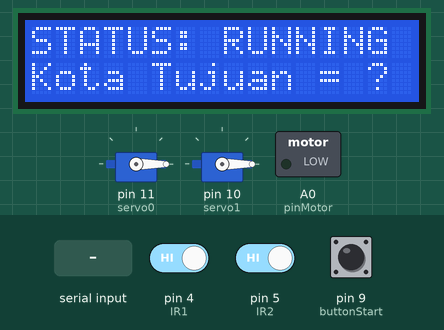
A sketch run on a simulated Arduino Uno, built with avr-gcc and run on an emulated ATmega328P. Parts: 16×2 character LCD, 2 × servo, switched loads named in the sketch (green lamp = pin HIGH). The test bench sets the inputs (shaded band); at power-on: pin 4 (IR1) HIGH, pin 5 (IR2) HIGH, pin 9 (buttonStart) HIGH. What the sketch prints to the serial monitor is not drawn.

Above: at 2.7 s.
2.8 s: "A\n" received over the second serial link
At 3.2 s:
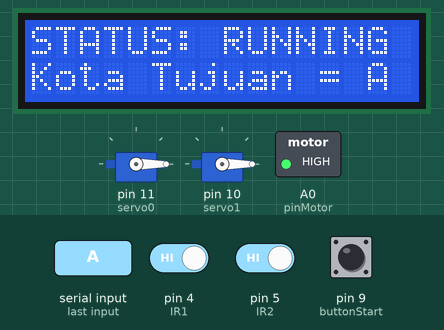
4.3 s: pin 4 (IR1) driven LOW
At 5.2 s:
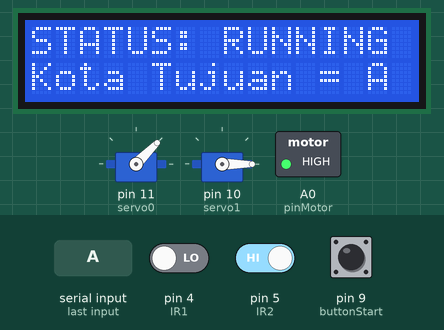
8.8 s: "B\n" received over the second serial link
At 9.4 s:
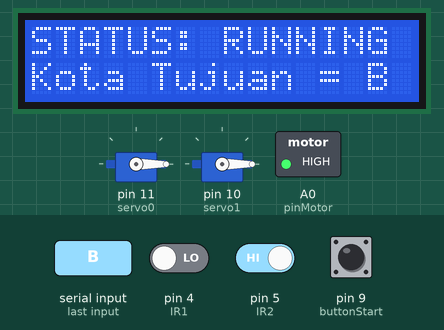
10.3 s: pin 5 (IR2) driven LOW
At 11.3 s:
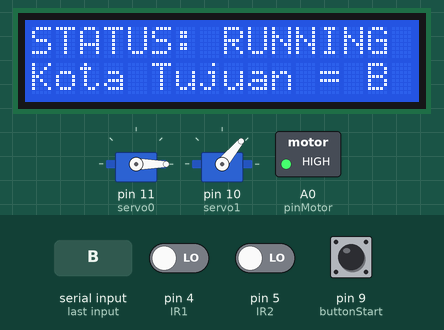
14.8 s: "1\n" received over the second serial link
At 15.5 s:
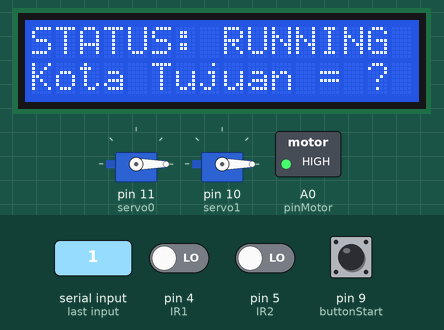
Timing chart, 0 to 19.3 s (numbered marks = the images above; inputs shaded):
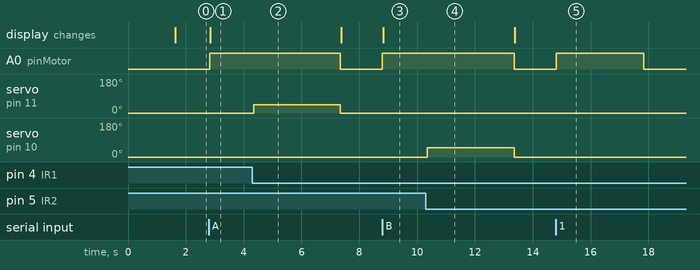

The sketch:

master.ino
```cpp
//PEMANGGILAN LIBRARY YANG DIGUNAKAN PADA PROGRAM ALAT
#include <Wire.h>
#include <LiquidCrystal_I2C.h>
#include <SoftwareSerial.h>
#include <Servo.h>

SoftwareSerial mySerial(3, 2); // RX, TX
LiquidCrystal_I2C lcd(0x27, 16, 2);
Servo servo0;
Servo servo1;

#define none 0
#define box1 115
#define box2 116
#define box3 117
#define berjalan 118
#define selesai 119

const int IR1 = 4;
const int IR2 = 5;
const int buttonStart = 9;
const int pinMotor = A0;
bool dataIR1, dataIR2;
int statePisah = none;
char dataBarcode = ' ';

void setup() {
  //INISIALISASI LCD
  lcd.begin();
  Serial.begin(9600);
  mySerial.begin(9600);

  //MENGHIDUPKAN LAMPU LATAR LCD
  lcd.backlight();

  //MENAMPILKAN NAMA DAN NIM SELAMA 2 DETIK
  lcd.clear();
  lcd.setCursor(0,0);
  lcd.print("GUSDINI VIVIANI");
  lcd.setCursor(0,1);
  lcd.print(" 15130080/2015 ");
  delay(1500);

  //INISIALISASI SERVO ATTACH DENGAN PIN YANG DIPAKAI PADA ARDUINO UNO
  servo0.attach(11);
  servo1.attach(10);

  pinMode(IR1, INPUT);
  pinMode(IR2, INPUT);

  pinMode(pinMotor, OUTPUT);
  pinMode(buttonStart, INPUT_PULLUP);

  //SET MOTOR MATI DIAWAL
  digitalWrite(pinMotor, LOW);

  //NORMALISASI POSISI SERVO
  servo0.write(0);
  servo1.write(0);

  //MEMBACA TOMBOL START
  if(digitalRead(buttonStart) == LOW){
    while(digitalRead(buttonStart) == LOW){}
    }
}

void loop() {
  //MEMBACA SENSOR INFRARED
  dataIR1 = digitalRead(IR1);
  dataIR2 = digitalRead(IR2);

  //BACA SENSOR BARCODE
  if(dataBarcode == ' '){
    if(mySerial.available()) {
      int intBarcode = mySerial.read();
      dataBarcode = (char)intBarcode;
      if(dataBarcode == 'A' || dataBarcode == 'B') {Serial.write(intBarcode);}
    }
  }

  if(dataBarcode == 'A'){digitalWrite(pinMotor, HIGH); statePisah = box1;}
  else if(dataBarcode == 'B'){digitalWrite(pinMotor, HIGH); statePisah = box2;}
  else if ((int)dataBarcode == 13 || dataBarcode == ' '){digitalWrite(pinMotor, LOW); dataBarcode = ' ';}
  else if((int)dataBarcode != 13 || dataBarcode != ' '){digitalWrite(pinMotor, HIGH); statePisah = box3;}

  //DISPLAY DATA LCD
  lcd.setCursor(0,0);
  lcd.print("STATUS: RUNNING");
  lcd.setCursor(0,1);
  if(dataBarcode == 'A' || dataBarcode == 'B'){lcd.print("Kota Tujuan = " + (String)dataBarcode);}
  else{lcd.print("Kota Tujuan = ?");}


  //MEMILIH BOX BERDASARKAN SENSOR
  if(statePisah == box1){keBox1();}
  else if(statePisah == box2){keBox2();}
  else if(statePisah == box3){keBox3();}
}

void keBox1(){
  if(dataIR1 == 0){
    servo0.write(45);
    servo1.write(0);
    delay(3000);
    servo0.write(0);
    servo1.write(0);
    digitalWrite(pinMotor, LOW);
    dataBarcode = ' ';
    statePisah = none;
    mySerialFlush();
    }
  }

void keBox2(){
  if(dataIR2 == 0){
    servo0.write(0);
    servo1.write(50);
    delay(3000);
    servo0.write(0);
    servo1.write(0);
    digitalWrite(pinMotor, LOW);
    dataBarcode = ' ';
    statePisah = none;
    mySerialFlush();
    }
  }

void keBox3(){
  if(dataIR2 == 0){
    delay(3000);
    digitalWrite(pinMotor, LOW);
    dataBarcode = ' ';
    statePisah = none;
    mySerialFlush();
    }
  }

//MEMBERSIHKAN BUFFER SOFTWARE SERIAL
void mySerialFlush(){
  while(mySerial.available() > 0) {
    char t = mySerial.read();
  }
}
```

Measured:
- after the input at 2.8 s, A0 (pinMotor): LOW → HIGH at once; the display: changes after 0.05 s (image 1)
- after the input at 4.3 s, A0 (pinMotor): HIGH → LOW after 3.0 s; servo on pin 11 (servo0): 0° → 45° at once, → 0° 3.0 s later
- after the input at 8.8 s, A0 (pinMotor): LOW → HIGH at once; the display: changes at once (image 3)
- after the input at 10.3 s, A0 (pinMotor): HIGH → LOW after 3.1 s; servo on pin 10 (servo1): 0° → 50° after 0.05 s, → 0° 3.0 s later
- after the input at 14.8 s, A0 (pinMotor): LOW → HIGH at once, → LOW 3.0 s later
